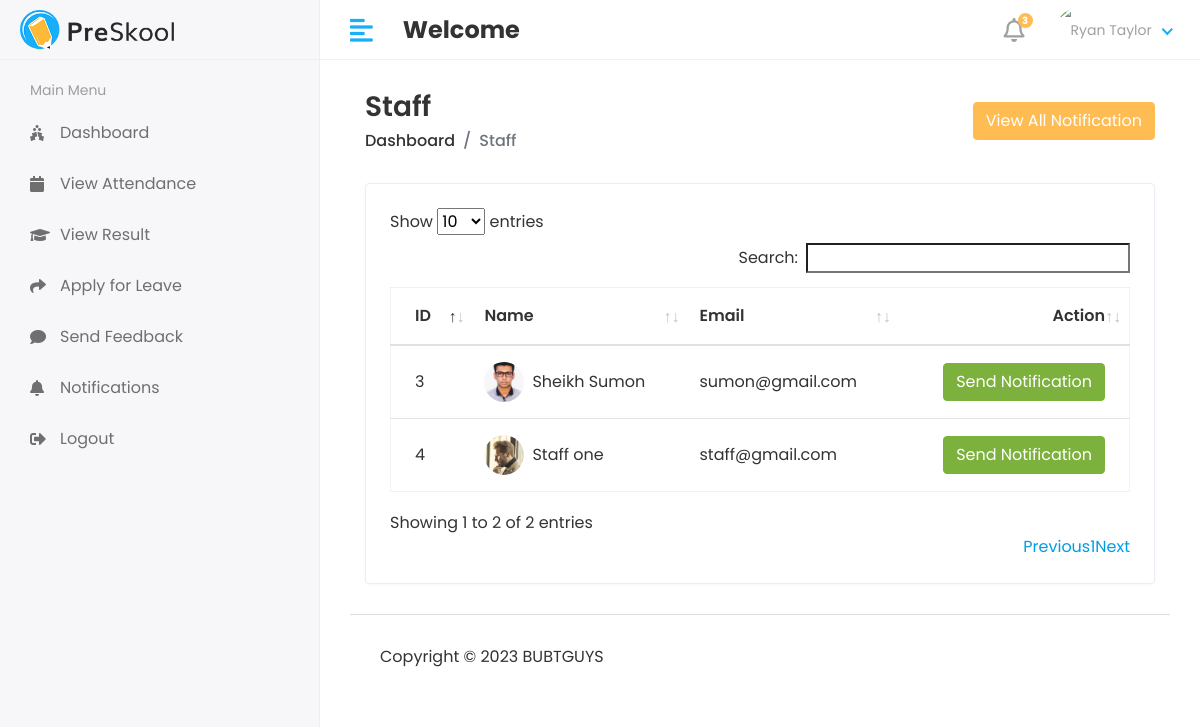
The app's page /admin1/staff/send_notification, older data.
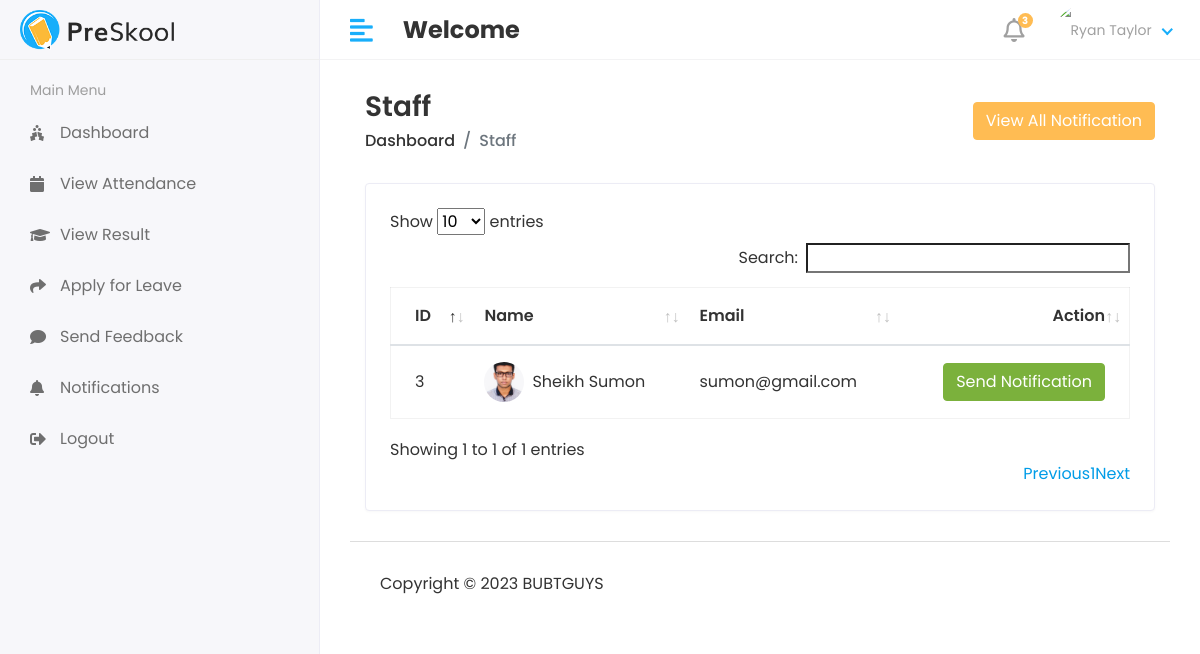
The same page, newer data.
### app/models.py (models this page shows, shortened)
class Staff(models.Model):
    admin= models.OneToOneField(CustomUser,on_delete=models.CASCADE)
    address=models.TextField()
    gender=models.CharField(max_length=100)
    created_at= models.DateTimeField(auto_now_add=True)
    updated_at=models.DateTimeField(auto_now=True)

class CustomUser(AbstractUser):
    USER=(
        (1,'Admin'),
        (2, 'Staff'),
        (3, 'Student'),
    )
    user_type=models.CharField(choices=USER,max_length=50,default=1)
    profile_pic=models.ImageField(upload_to='media/profile_pic')

### ticket/admin1.py (the view)
# urls.py: path('admin1/staff/send_notification',admin1.STAFF_SEND_NOTIFICATION,name='staff_send_notification'),
def STAFF_SEND_NOTIFICATION(request):
    staff=Staff.objects.all()
    see_notification=Staff_Notification.objects.all().order_by('-id')
    context={
        'staff':staff,
        'see_notification':see_notification,
    }
    return render(request,'admin1/staff_notification.html',context)

### templates/admin1/staff_notification.html (shortened to what this page needs)
{% extends 'base.html' %}
{% block content %}
<div class="content container-fluid">
               <div class="page-header">
                  <div class="row align-items-center">
                     <div class="col">
                        <h3 class="page-title">Staff</h3>
                        <ul class="breadcrumb">
                           <li class="breadcrumb-item"><a href="index.html">Dashboard</a></li>
                           <li class="breadcrumb-item active">Staff</li>
                        </ul>
                     </div>
                     <div class="col-auto text-right float-right ml-auto">
                        <button type="button" class="btn btn-primary" data-toggle="modal" data-target="#exampleModalCenter">
                               View All Notification
                        </button>
                     </div>
                  </div>
               </div>
               <div class="row">
                  <div class="col-sm-12">
                     <div class="card card-table">
                        <div class="card-body">
                           <div class="table-responsive">
                              <table id="table_id" class="table table-hover table-center mb-0">
                                 <thead>
                                    <tr>
                                       <th>ID</th>
                                       <th>Name</th>
                                       <th>Email</th>
                                       <th class="text-right">Action</th>
                                    </tr>
                                 </thead>
                                 <tbody>
                                 {% for i in staff %}
                                    <tr>
                                       <td>{{i.id}}</td>
                                       <td>
                                          <h2 class="table-avatar">
                                             <a href="student-details.html" class="avatar avatar-sm mr-2"><img class="avatar-img rounded-circle" src="/{{i.admin.profile_pic}}" alt="User Image"></a>
                                             <a href="student-details.html">{{i.admin.first_name}}&nbsp;{{i.admin.last_name}} </a>
                                          </h2>
                                       </td>
                                       <td>{{i.admin.email}}</td>
                                       <td class="text-right">
                                           <button type="button" class="btn btn-success" data-toggle="modal" data-target="#sendnotification-{{forloop.counter}}">
                                             Send Notification
                                           </button>
                                       </td>
                                    </tr>
                                 {% endfor %}
                                 </tbody>
                              </table>
                           </div>
                        </div>
                     </div>
                  </div>
               </div>
            </div>
{% endblock %}

Row changes from the older to the newer data that the page shows:
removed Staff: id "4", admin.profile_pic (picture), admin.first_name "Staff", admin.last_name "one", admin.email "staff@gmail.com"
Text that changed along with them:
text written by a page script: "Show entries Search: Showing 1 to 2 of 2 entries Previous 1 Next" → "Show entries Search: Showing 1 to 1 of 1 entries Previous 1 Next"
